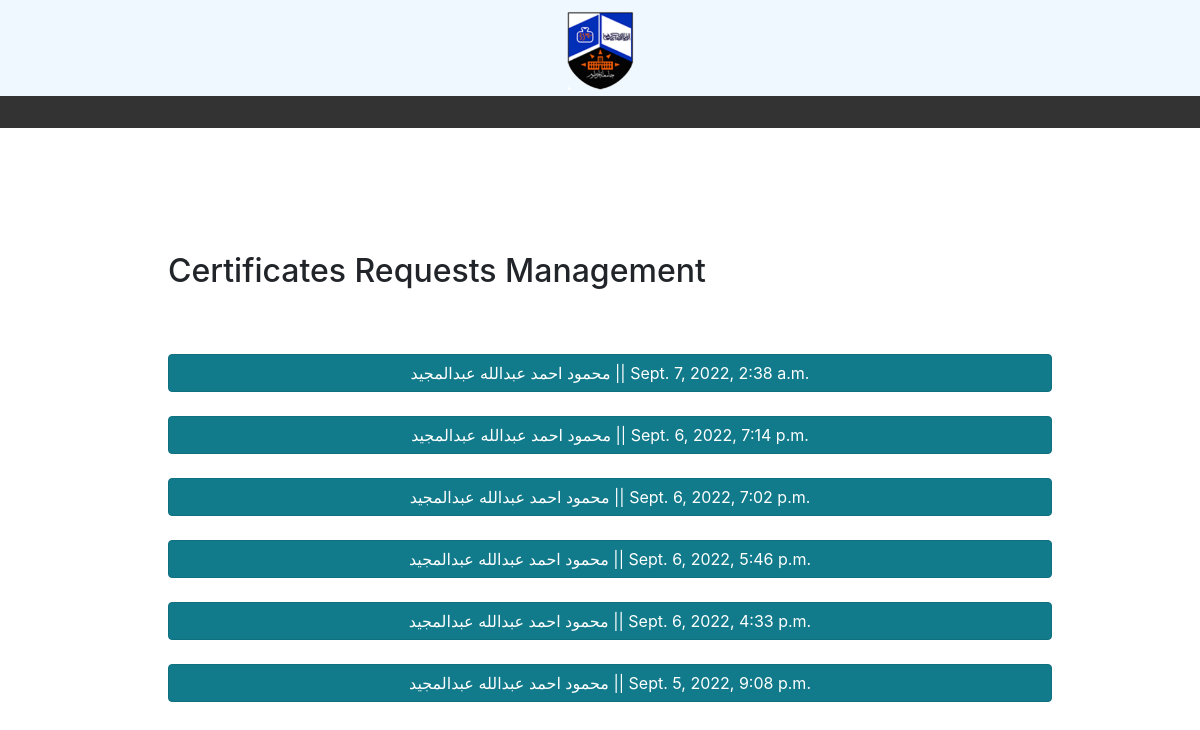
/employee/certificate-requests, run on the app's committed database.
### certificates/models.py (models this page shows, shortened)
class CertificateRequest(models.Model):
    REQUEST_STATUS= (('waiting for payment','waiting for payment'),('in process','in process'),('ready','ready'),('received','received'))
    id = models.UUIDField(default=uuid.uuid4,unique=True,primary_key=True,editable=False)
    student = models.ForeignKey(Student,on_delete=models.CASCADE,editable=False)# ForeignKey
    request_status = models.CharField(max_length=55, choices=REQUEST_STATUS, default=('waiting for payment'))
    count = models.IntegerField(default=1)
    created_at = models.DateTimeField(auto_now_add=True, null=True,editable=False)
    tracking_code = models.UUIDField(default=uuid.uuid4,unique=True,editable=False)

class Student(models.Model):
    university_number = models.CharField( max_length=25, unique=True,primary_key=True)
    name = models.CharField(max_length=255)
    email = models.EmailField()
    batch = models.IntegerField()
    last_level = models.ForeignKey(Level,on_delete=models.DO_NOTHING)
    stage = models.IntegerField()

### employee/views.py (the view)
# urls.py: path('employee/certificate-requests',views.ManageCertificateRequests,name='certificate requests'),
def ManageCertificateRequests(request):
    requests = CertificateRequest.objects.all().order_by('-created_at')
    context = {'requests': requests}
    return render(request, 'employee/requests.html',context)

### employee/templates/employee/requests.html
{% extends 'index.html' %} {%block content%}
<div class="container">
	<br />
	<h2>Certificates Requests Management</h2>
	<br />
	{% for request in requests %}
	<a
		href="{%url 'view request' request.pk %}"
		class="btn btn-info active btn-block menu-choices"
		role="button"
		>{{ request.student.name }} || {{request.created_at}}</a
	>
	{% endfor %}
</div>
{% endblock content %}

### templates/index.html (shortened to what this page needs)
{% load static %}
<!DOCTYPE html>
<html lang="en">
	<head>
		<link
			rel="stylesheet"
			href="https://cdn.jsdelivr.net/npm/bootstrap@4.6.1/dist/css/bootstrap.min.css"
		/>
		<link rel="stylesheet" href="/static/styles/main.css" />
	</head>
	<body>
		{%include 'navbar.html' %}
		<div class="container view">
			{% block content %} {% endblock content %}
		</div>
	</body>
</html>

### templates/navbar.html
{% load static %}
<a href="{% url 'home' %}">
	<div class="vertical-bar">
		<img src="/static/images/logo.png" class="logo" />
	</div>
</a>
<div class="vertical-nav"></div>

### static/styles/main.css (style rules this page uses)
.vertical-bar { max-height: 2em; width: 100%; background-color: aliceblue; padding: 3em; display: flex; text-align: center; justify-content: center; align-items: center; }
.vertical-bar .logo { display: block; max-width: 5em; }
.vertical-nav { min-height: 2rem; background-color: #333333; }
.container { padding: 2em 4em; display: flex; flex-direction: column; justify-content: center; margin: 10px; }
.active { background-color: darkcyan; }
body { display: flex; flex-direction: column; min-height: 100%; }
.view { min-height: 100%; display: flex; align-self: center; }
h2 { padding: 1rem 0; }
.btn { margin: 1rem 1rem 1rem 0rem; }

### data on the page
CertificateRequest: student.name "محمود احمد عبدالله عبدالمجيد", created_at "Sept. 7, 2022, 2:38 a.m."
CertificateRequest: student.name "محمود احمد عبدالله عبدالمجيد", created_at "Sept. 6, 2022, 7:14 p.m."
CertificateRequest: student.name "محمود احمد عبدالله عبدالمجيد", created_at "Sept. 6, 2022, 7:02 p.m."
CertificateRequest: student.name "محمود احمد عبدالله عبدالمجيد", created_at "Sept. 6, 2022, 5:46 p.m."
CertificateRequest: student.name "محمود احمد عبدالله عبدالمجيد", created_at "Sept. 6, 2022, 4:33 p.m."
CertificateRequest: student.name "محمود احمد عبدالله عبدالمجيد", created_at "Sept. 5, 2022, 9:08 p.m."
